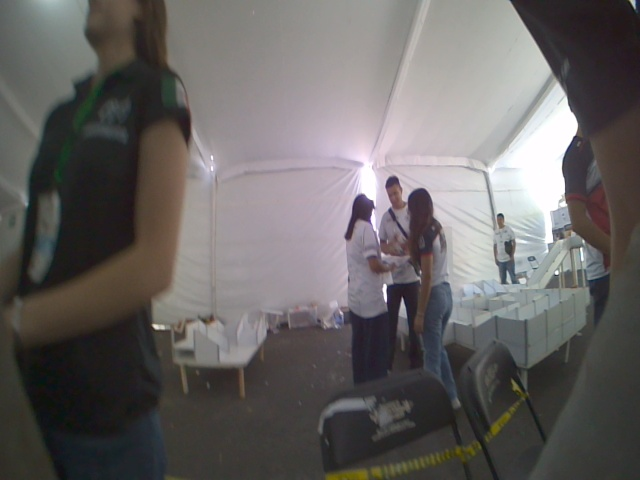
#> input picture maze/com/frame_cam0.jpg, 640 x 480 px
$ python getColor.py
#> lines starting #> are read from the running program, lines starting #| are printed output that depends on the picture; after the words box and inside, x2 and y2 are one past the last pixel; in counts of white or black regions, pixels touching at a corner belong together
#> further down, cap0 is the input picture: shape (480, 640, 3); mean B, G, R 98.9, 99.9, 103.2
#> in detection, `hsv = cv2.cvtColor(frame, cv2.COLOR_BGR2HSV)`: hsv: shape (480, 640, 3); mean H, S, V 74.8, 31.3, 105.5
import cv2
import numpy as np
import time as t
from collections import Counter

labels = {0: 0xA, 1: 0xB, 2: 0xC, 3: 0xD}

def getColor( imageHSV):
    redLow1 = np.array([0, 70, 102], np.uint8)
    redHigh1 = np.array([10, 255, 255], np.uint8)
    redLow2 = np.array([170, 70, 102], np.uint8)
    redHigh2 = np.array([180, 255, 255], np.uint8)
    yellowLow = np.array([20, 100, 102], np.uint8)
    yellowHigh = np.array([35, 255, 255], np.uint8)
    greenLow = np.array([36, 70, 90], np.uint8)
    greenHigh = np.array([85, 255, 255], np.uint8)
    redPixels = cv2.inRange(imageHSV, redLow1, redHigh1) + cv2.inRange(imageHSV, redLow2, redHigh2)
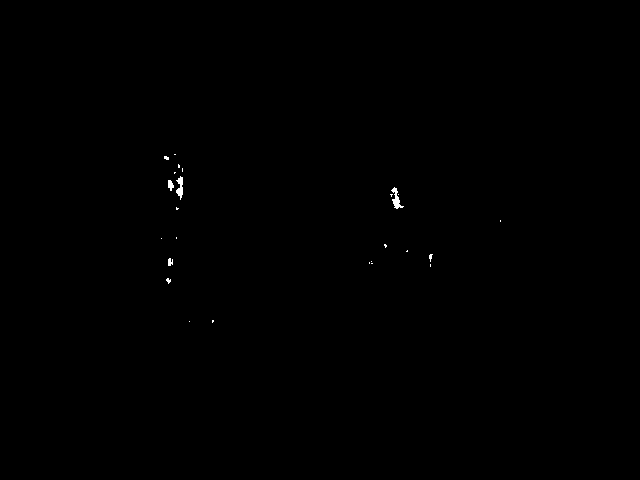
#> redPixels: shape (480, 640); 0.13% white; 25 white regions (21 under 20 px), largest, box (x1, y1, x2, y2) and area: (391, 187, 404, 209) 111, (176, 176, 183, 200) 100, (168, 180, 174, 191) 45, (168, 258, 173, 266) 31
    yellowPixels = cv2.inRange(imageHSV, yellowLow, yellowHigh)
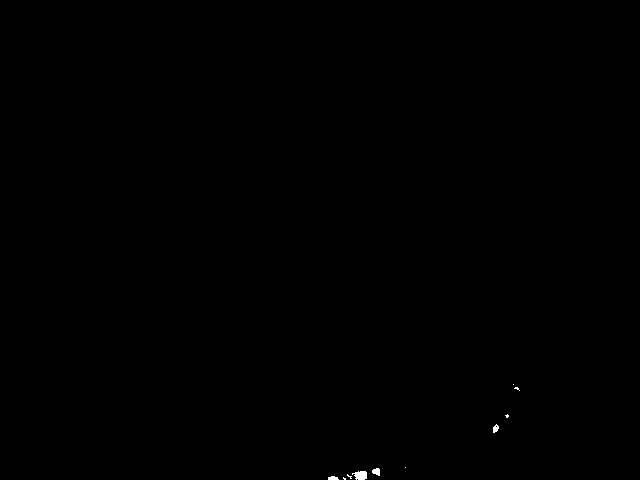
#> yellowPixels: shape (480, 640); 0.08% white; 10 white regions (6 under 20 px), largest, box (x1, y1, x2, y2) and area: (352, 471, 367, 480) 103, (372, 468, 380, 476) 47, (493, 424, 499, 433) 36, (328, 476, 339, 480) 35
    greenPixels = cv2.inRange(imageHSV, greenLow, greenHigh)
#> greenPixels: shape (480, 640); every value is 0

    numRed = cv2.countNonZero(redPixels)
#> numRed = 397
    numYellow = cv2.countNonZero(yellowPixels)
#> numYellow = 260
    numGreen = cv2.countNonZero(greenPixels)
#> numGreen = 0

    threshold = 0.1 * (224 * 224)
    if numRed > threshold:
        return 0xA  # H
    elif numYellow > threshold:
        return 0xB  # S
    elif numGreen > threshold:
        return 0xC  # U
    else:
        return None


def detection(frame):
    #frame = cv2.resize(frame, (224, 224))
    hsv = cv2.cvtColor(frame, cv2.COLOR_BGR2HSV)
    color = getColor(hsv)
    print(color)
#| None

while True:
    cap0 = cv2.imread("frame_cam0.jpg")
    detection(cap0)
